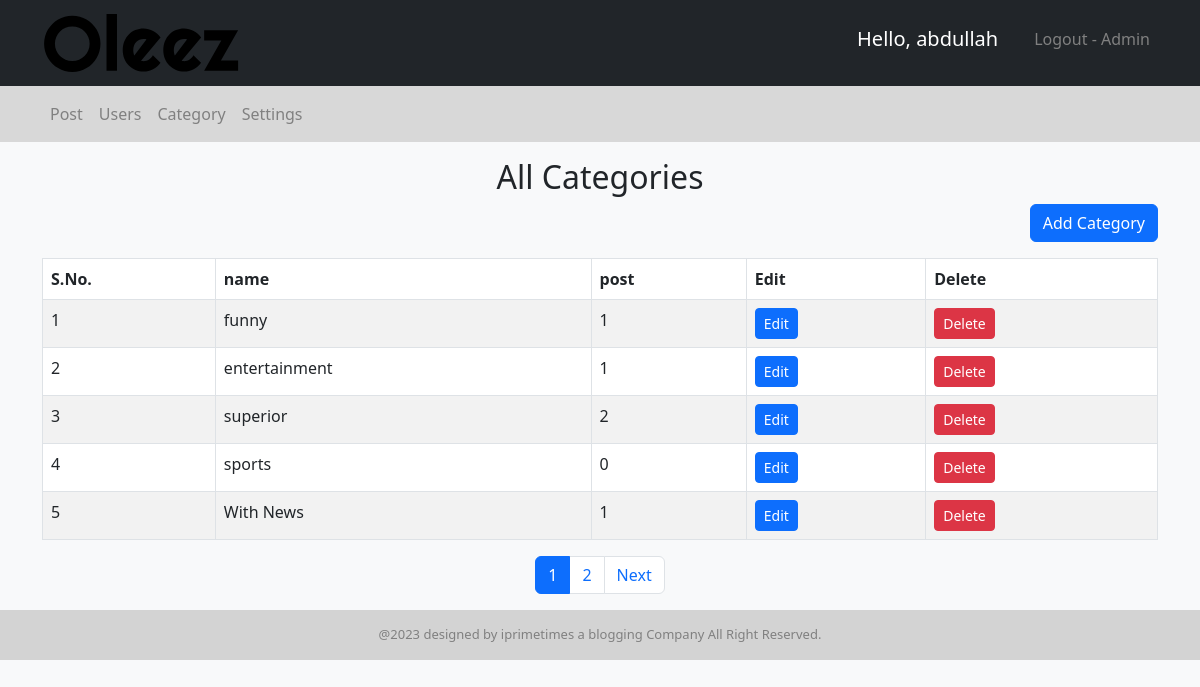
/admin/category.php (signed in), run on an earlier commit of the app's database.
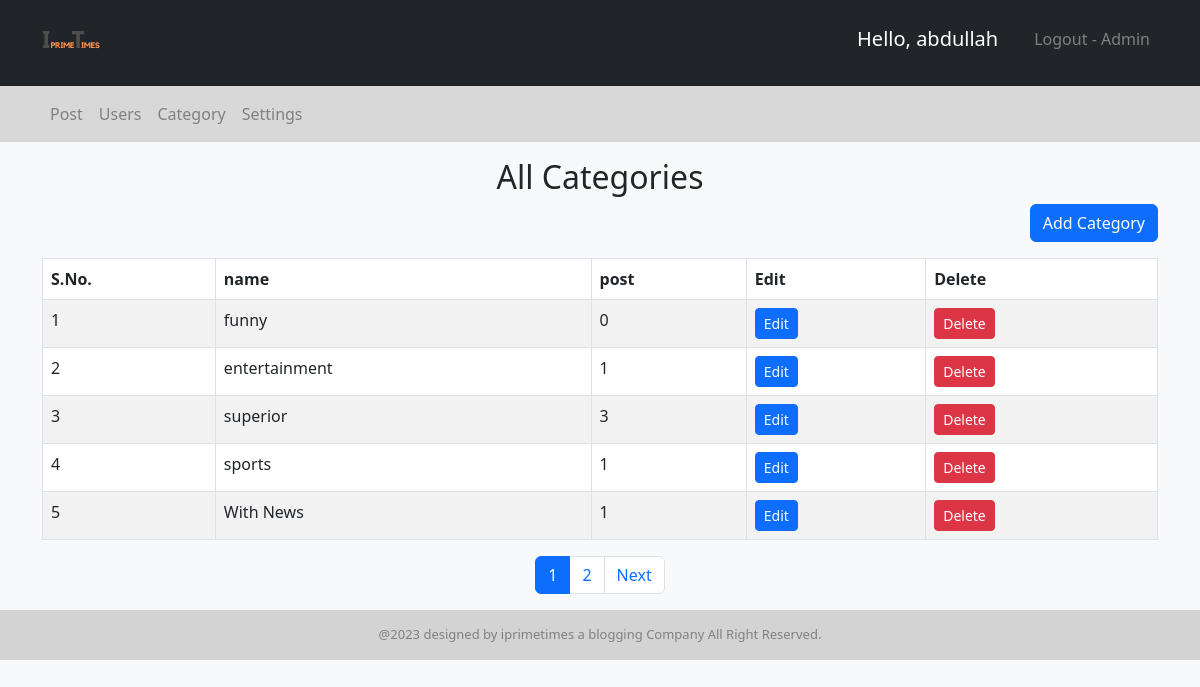
And on a later commit of the database.
### tables this page shows
CREATE TABLE `setting` (
  `setting_id` int(11) NOT NULL,
  `websitename` varchar(255) NOT NULL,
  `logo` varchar(255) NOT NULL,
  `footerdesc` text NOT NULL
);

CREATE TABLE `category` (
  `category_id` int(11) NOT NULL,
  `category_name` varchar(255) NOT NULL,
  `post` int(11) DEFAULT 0
);

### admin/category.php (the view, shortened to what the changed rows need)
<?php
    include "header.php";
    include "config.php";
    $limit = 5;
    if(isset($_GET['page'])){
        $page = $_GET['page'];
    }else{
        $page = 1;
    }
    $offset = ($page - 1) * $limit;
    $sql = "SELECT * FROM category ORDER BY category_id ASC LIMIT $offset,$limit";
    $result = mysqli_query($conn, $sql) or die("Query failed");
    if(mysqli_num_rows($result)){
?>
<body>
  <div class="container mt-3">
    <h2 class="text-center mb-2">All Categories</h2>
    <table class="table table-bordered table-striped">
      <thead>
        <tr>
          <th>S.No.</th>
          <th>name</th>
          <th>post</th>
          <th>Edit</th>
          <th>Delete</th>
        </tr>
      </thead>
      <tbody>
        <?php
            while ($row = mysqli_fetch_assoc($result)){
        ?>
        <tr>
          <td><?php echo $row['category_id'] ?></td>
          <td><?php echo $row['category_name'] ?></td>
          <td><?php echo $row['post'] ?></td>
          <td><a href="update-category.php?id=<?php echo $row['category_id']; ?>"><button name="edit" class="btn btn-sm btn-primary">Edit</button></a></td>
          <td><a href="delete-category.php?id=<?php echo $row['category_id']; ?>"><button name="delete" class="btn btn-sm btn-danger">Delete</button></a></td>
        </tr>
        <?php  } ?>
      </tbody>
    </table>
    <?php
    }
    ?>
  </div>
<?php include "footer.php"; ?>

### admin/header.php (shortened to what the changed rows need)
<!DOCTYPE html>
<html lang="en">
<head>
  <link rel="stylesheet" href="https://cdnjs.cloudflare.com/ajax/libs/twitter-bootstrap/5.3.0/css/bootstrap.min.css">
</head>
<body>
  <header>
    <nav class="navbar navbar-expand-lg navbar-light bg-dark">
      <div class="container">
      <?php
        include "config.php";
        $logo_sql = "SELECT logo FROM setting";
        $logo_result = mysqli_query($conn, $logo_sql);
        $logo_row = mysqli_fetch_assoc($logo_result);
      ?>
        <a class="navbar-brand" href="#">
          <img src="images\<?php echo $logo_row['logo']; ?>" alt="Logo" height="60">
        </a>
      </div>
    </nav>
  </header>

### admin/footer.php
<div id ="footer">
    <div class="container">
        <div class="row">
            <div class="col-md-12">
                <?php
                    include "config.php";
                    $sql = "SELECT footerdesc FROM setting";
                    $result = mysqli_query($conn, $sql);
                    $row = mysqli_fetch_assoc($result);
                ?>
                <div id="content">
                    <?php echo $row['footerdesc']; ?>
                </div>
            </div>
        </div>
    </div>
</div>
</body>
</html>

What changed in the data, as far as the page shows it:
changed setting: logo: a different picture
changed category "funny": post "1" → "0"
changed category "superior": post "2" → "3"
changed category "sports": post "0" → "1"
